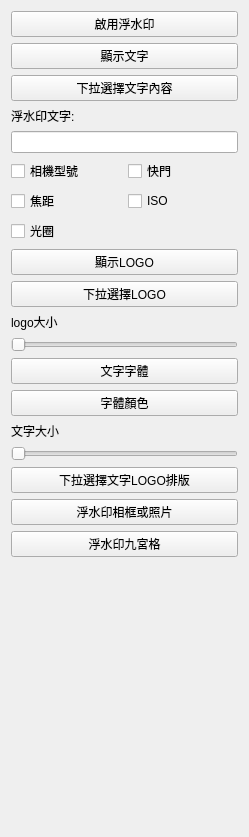
<?xml version="1.0" encoding="UTF-8"?>
<ui version="4.0">
 <class>Form</class>
 <widget class="QWidget" name="Form">
  <property name="geometry">
   <rect>
    <x>0</x>
    <y>0</y>
    <width>249</width>
    <height>837</height>
   </rect>
  </property>
  <property name="windowTitle">
   <string>不限制大小的垂直佈局</string>
  </property>
  <layout class="QVBoxLayout" name="verticalLayout">
   <property name="sizeConstraint">
    <enum>QLayout::SizeConstraint::SetDefaultConstraint</enum>
   </property>
   <item>
    <widget class="SwitchButton" name="watermark_enabled_checkbox">
     <property name="text">
      <string>啟用浮水印</string>
     </property>
    </widget>
   </item>
   <item>
    <widget class="SwitchButton" name="pushButton">
     <property name="text">
      <string>顯示文字</string>
     </property>
    </widget>
   </item>
   <item>
    <widget class="ComboBox" name="pushButton_2">
     <property name="text">
      <string>下拉選擇文字內容</string>
     </property>
    </widget>
   </item>
   <item>
    <widget class="BodyLabel" name="label_2">
     <property name="text">
      <string>浮水印文字:</string>
     </property>
    </widget>
   </item>
   <item>
    <widget class="LineEdit" name="watermark_text_input"/>
   </item>
   <item>
    <layout class="QHBoxLayout" name="horizontalLayout_1">
     <item>
      <widget class="CheckBox" name="checkBox_2">
       <property name="text">
        <string>相機型號</string>
       </property>
      </widget>
     </item>
     <item>
      <widget class="CheckBox" name="checkBox_3">
       <property name="text">
        <string>快門</string>
       </property>
      </widget>
     </item>
    </layout>
   </item>
   <item>
    <layout class="QHBoxLayout" name="horizontalLayout_2">
     <item>
      <widget class="CheckBox" name="checkBox_4">
       <property name="text">
        <string>焦距</string>
       </property>
      </widget>
     </item>
     <item>
      <widget class="CheckBox" name="checkBox_5">
       <property name="text">
        <string>ISO</string>
       </property>
      </widget>
     </item>
    </layout>
   </item>
   <item>
    <layout class="QHBoxLayout" name="horizontalLayout_3">
     <item>
      <widget class="CheckBox" name="checkBox_6">
       <property name="text">
        <string>光圈</string>
       </property>
      </widget>
     </item>
    </layout>
   </item>
   <item>
    <widget class="SwitchButton" name="pushButton_3">
     <property name="text">
      <string>顯示LOGO</string>
     </property>
    </widget>
   </item>
   <item>
    <widget class="ComboBox" name="pushButton_4">
     <property name="text">
      <string>下拉選擇LOGO</string>
     </property>
    </widget>
   </item>
   <item>
    <widget class="BodyLabel" name="label_3">
     <property name="text">
      <string>logo大小</string>
     </property>
    </widget>
   </item>
   <item>
    <widget class="Slider" name="horizontalSlider_2">
     <property name="orientation">
      <enum>Qt::Orientation::Horizontal</enum>
     </property>
    </widget>
   </item>
   <item>
    <widget class="ComboBox" name="pushButton_5">
     <property name="text">
      <string>文字字體</string>
     </property>
    </widget>
   </item>
   <item>
    <widget class="ColorButton" name="pushButton_6">
     <property name="text">
      <string>字體顏色</string>
     </property>
    </widget>
   </item>
   <item>
    <widget class="BodyLabel" name="label">
     <property name="text">
      <string>文字大小</string>
     </property>
    </widget>
   </item>
   <item>
    <widget class="Slider" name="horizontalSlider">
     <property name="orientation">
      <enum>Qt::Orientation::Horizontal</enum>
     </property>
    </widget>
   </item>
   <item>
    <widget class="ComboBox" name="pushButton_7">
     <property name="text">
      <string>下拉選擇文字LOGO排版</string>
     </property>
    </widget>
   </item>
   <item>
    <widget class="ComboBox" name="pushButton_8">
     <property name="text">
      <string>浮水印相框或照片</string>
     </property>
    </widget>
   </item>
   <item>
    <widget class="ComboBox" name="pushButton_9">
     <property name="text">
      <string>浮水印九宮格</string>
     </property>
    </widget>
   </item>
   <item>
    <spacer name="verticalSpacer">
     <property name="orientation">
      <enum>Qt::Orientation::Vertical</enum>
     </property>
     <property name="sizeHint" stdset="0">
      <size>
       <width>20</width>
       <height>40</height>
      </size>
     </property>
    </spacer>
   </item>
  </layout>
 </widget>
 <customwidgets>
  <customwidget>
   <class>SwitchButton</class>
   <extends>QPushButton</extends>
   <header>qfluentwidgets</header>
  </customwidget>
  <customwidget>
   <class>BodyLabel</class>
   <extends>QLabel</extends>
   <header>qfluentwidgets</header>
  </customwidget>
  <customwidget>
   <class>ComboBox</class>
   <extends>QPushButton</extends>
   <header>qfluentwidgets</header>
  </customwidget>
  <customwidget>
   <class>LineEdit</class>
   <extends>QLineEdit</extends>
   <header>qfluentwidgets</header>
  </customwidget>
  <customwidget>
   <class>Slider</class>
   <extends>QSlider</extends>
   <header>qfluentwidgets</header>
  </customwidget>
  <customwidget>
   <class>ColorButton</class>
   <extends>QPushButton</extends>
   <header>ui.customs.pick_color_button</header>
  </customwidget>
  <customwidget>
   <class>CheckBox</class>
   <extends>QCheckBox</extends>
   <header>qfluentwidgets</header>
  </customwidget>
 </customwidgets>
 <resources/>
 <connections/>
</ui>
